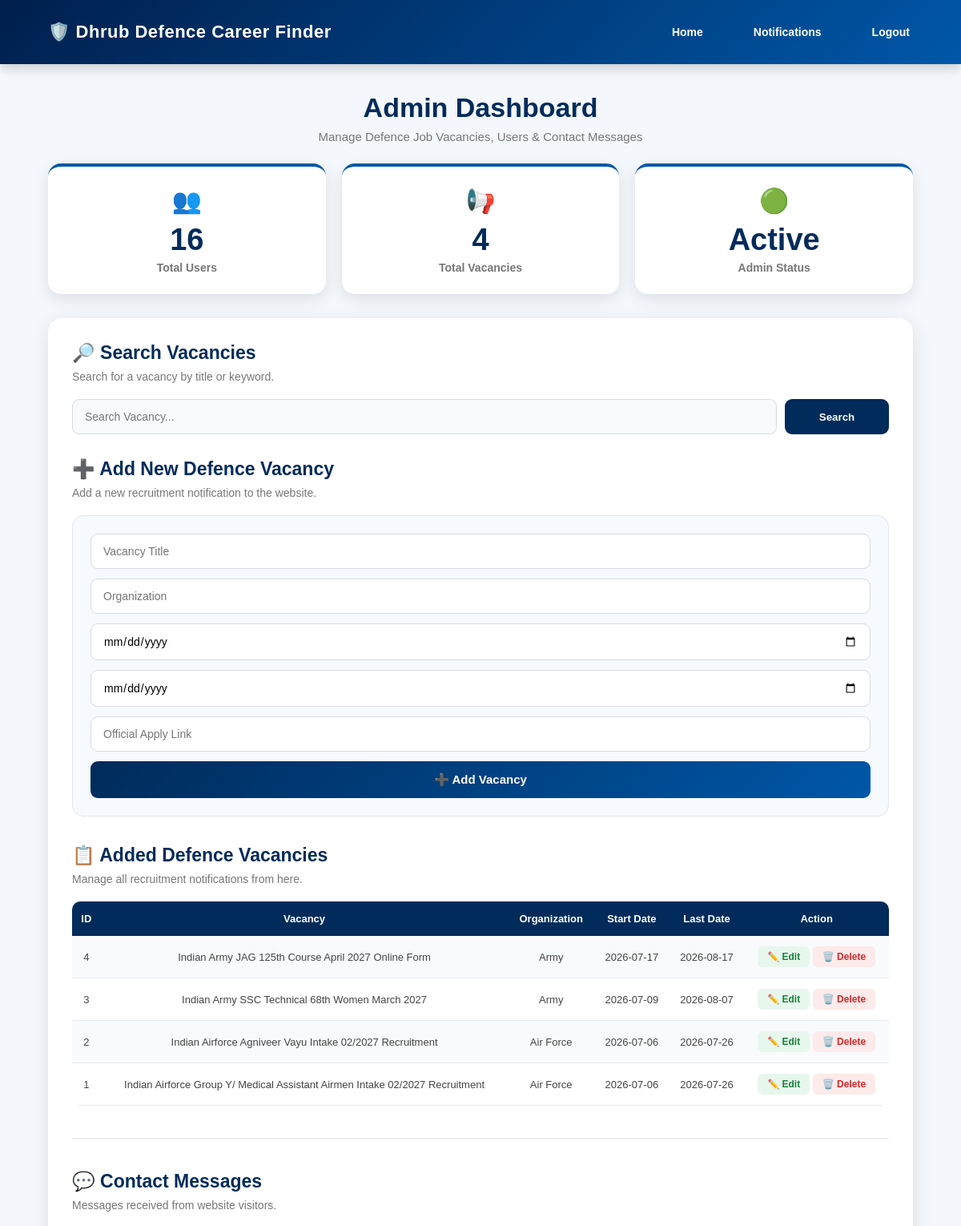
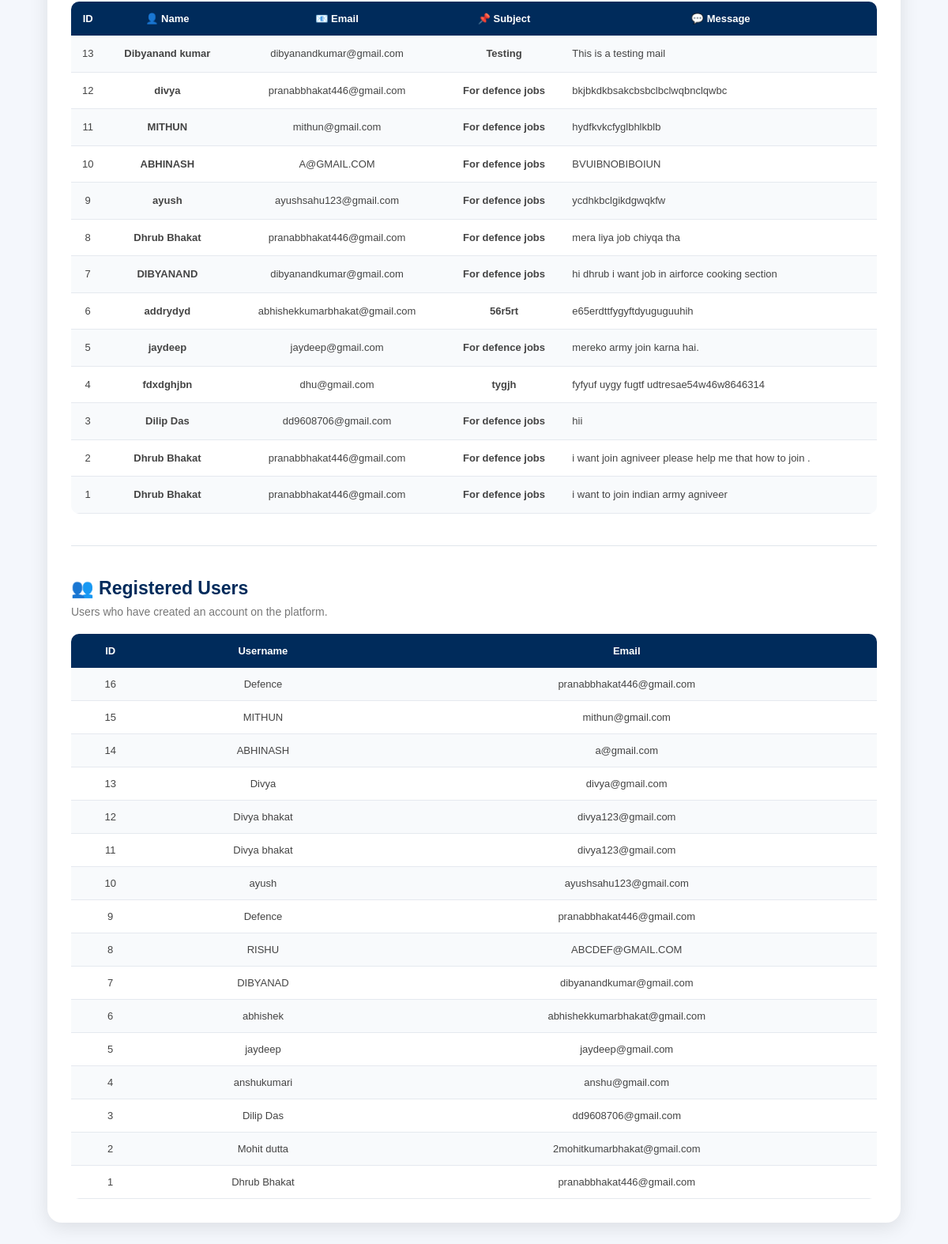
/admin-dashboard (signed in), run on the app's committed database (2 pictures, top to bottom).
### tables this page shows
CREATE TABLE notifications(
    id INTEGER PRIMARY KEY AUTOINCREMENT,
    title TEXT NOT NULL,
    organization TEXT NOT NULL,
    start_date TEXT NOT NULL,
    last_date TEXT NOT NULL,
    apply_link TEXT NOT NULL
);

CREATE TABLE contacts(
    id INTEGER PRIMARY KEY AUTOINCREMENT,
    name TEXT NOT NULL,
    email TEXT NOT NULL,
    subject TEXT NOT NULL,
    message TEXT NOT NULL
);

CREATE TABLE users(
    id INTEGER PRIMARY KEY AUTOINCREMENT,
    username TEXT NOT NULL,
    email TEXT NOT NULL,
    password TEXT NOT NULL
);

### app.py (the view)
@app.route("/admin-dashboard")
def admin_dashboard():
    if "admin" not in session:
        return redirect("/admin")
    conn = sqlite3.connect("defence.db")
    conn.row_factory = sqlite3.Row
    cursor = conn.cursor()
    search = request.args.get("search", "").strip()
    if search:
        cursor.execute("""
            SELECT *
            FROM notifications
            WHERE LOWER(title) LIKE LOWER(?)
               OR LOWER(organization) LIKE LOWER(?)
            ORDER BY id DESC
        """, (f"%{search}%", f"%{search}%"))
    else:
        cursor.execute("""
            SELECT *
            FROM notifications
            ORDER BY id DESC
        """)
    jobs = cursor.fetchall()
    print("Search =", search)
    print("Total Results =", len(jobs))
    for job in jobs:
        print(job["title"], "-", job["organization"])
    cursor.execute("SELECT COUNT(*) FROM notifications")
    total_jobs = cursor.fetchone()[0]
    cursor.execute("SELECT COUNT(*) FROM users")
    total_users = cursor.fetchone()[0]
    cursor.execute("""
        SELECT id, username, email
        FROM users
        ORDER BY id DESC
    """)
    users = cursor.fetchall()
    cursor.execute("""
        SELECT *
        FROM contacts
        ORDER BY id DESC
    """)
    contacts = cursor.fetchall()
    conn.close()
    return render_template(
        "admin_dashboard.html",
        jobs=jobs,
        users=users,
        contacts=contacts,
        total_jobs=total_jobs,
        total_users=total_users
    )

### templates/admin_dashboard.html (shortened to what this page needs)
<!DOCTYPE html>
<html lang="en">
<head>
    <link rel="stylesheet"
          href="{{ url_for('static', filename='css/style.css') }}">
</head>
<body>
<nav>
    <div class="logo">
        🛡️ Dhrub Defence Career Finder
    </div>
    <ul>
        <li>
            <a href="/home">
                Home
            </a>
        </li>
        <li>
            <a href="/notifications">
                Notifications
            </a>
        </li>
        <li>
            <a href="/admin-logout">
                Logout
            </a>
        </li>
    </ul>
</nav>
<div class="dashboard-header">
    <h1>
        Admin Dashboard
    </h1>
    <p>
        Manage Defence Job Vacancies, Users & Contact Messages
    </p>
</div>
<div class="stats-container">
    <div class="stat-card">
        <div class="stat-icon">
            👥
        </div>
        <h2>
            {{ total_users or 0 }}
        </h2>
        <p>
            Total Users
        </p>
    </div>
    <div class="stat-card">
        <div class="stat-icon">
            📢
        </div>
        <h2>
            {{ total_jobs or 0 }}
        </h2>
        <p>
            Total Vacancies
        </p>
    </div>
    <div class="stat-card">
        <div class="stat-icon">
            🟢
        </div>
        <h2>
            Active
        </h2>
        <p>
            Admin Status
        </p>
    </div>
</div>
<div class="container">
    <h2 class="section-title">
        🔎 Search Vacancies
    </h2>
    <p class="section-subtitle">
        Search for a vacancy by title or keyword.
    </p>
    <form
        action="/admin-dashboard"
        method="GET"
        class="search-form"
    >
        <input
            type="text"
            name="search"
            value="{{ request.args.get('search','') }}"
            placeholder="Search Vacancy..."
        >
        <button type="submit">
            Search
        </button>
    </form>
    <h2 class="section-title">
        ➕ Add New Defence Vacancy
    </h2>
    <p class="section-subtitle">
        Add a new recruitment notification to the website.
    </p>
    <div class="vacancy-form">
        <form
            action="/add-vacancy"
            method="POST"
        >
            <input
                type="text"
                name="title"
                placeholder="Vacancy Title"
                required
            >
            <input
                type="text"
                name="organization"
                placeholder="Organization"
                required
            >
            <input
                type="date"
                name="start_date"
                required
            >
            <input
                type="date"
                name="last_date"
                required
            >
            <input
                type="url"
                name="apply_link"
                placeholder="Official Apply Link"
                required
            >
            <button
                type="submit"
                class="add-btn"
            >
                ➕ Add Vacancy
            </button>
        </form>
    </div>
    <h2 class="section-title">
        📋 Added Defence Vacancies
    </h2>
    <p class="section-subtitle">
        Manage all recruitment notifications from here.
    </p>
    <div class="table-wrapper">
        <table>
            <tr>
                <th>ID</th>
                <th>Vacancy</th>
                <th>Organization</th>
                <th>Start Date</th>
                <th>Last Date</th>
                <th>Action</th>
            </tr>
            {% for job in jobs %}
            <tr>
                <td>
                    {{ job.id }}
                </td>
                <td>
                    {{ job.title }}
                </td>
                <td>
                    {{ job.organization }}
                </td>
                <td>
                    {{ job.start_date }}
                </td>
                <td>
                    {{ job.last_date }}
                </td>
                <td>
                    <a
                        class="edit-btn"
                        href="/edit-vacancy/{{ job.id }}"
                    >
                        ✏️ Edit
                    </a>
                    <a
                        class="delete-btn"
                        href="/delete-vacancy/{{ job.id }}"
                        onclick="return confirm('Delete this vacancy?')"
                    >
                        🗑️ Delete
                    </a>
                </td>
            </tr>
            {% endfor %}
        </table>
    </div>
<hr class="section-divider">
<h2 class="section-title">
    💬 Contact Messages
</h2>
<p class="section-subtitle">
    Messages received from website visitors.
</p>
<div class="table-wrapper">
    <table>
        <tr>
            <th>ID</th>
            <th>👤 Name</th>
            <th>📧 Email</th>
            <th>📌 Subject</th>
            <th>💬 Message</th>
        </tr>
        {% for contact in contacts %}
        <tr>
            <td>
                {{ contact.id }}
            </td>
            <td>
                <strong>{{ contact.name }}</strong>
            </td>
            <td>
                {{ contact.email }}
            </td>
            <td>
                <strong>{{ contact.subject }}</strong>
            </td>
            <td style="
                text-align:left;
                max-width:350px;
                line-height:1.5;
            ">
                {{ contact.message }}
            </td>
        </tr>
        {% endfor %}
    </table>
</div>
    <hr class="section-divider">
    <h2 class="section-title">
        👥 Registered Users
    </h2>
    <p class="section-subtitle">
        Users who have created an account on the platform.
    </p>
    <div class="table-wrapper">
        <table>
            <tr>
                <th>ID</th>
                <th>Username</th>
                <th>Email</th>
            </tr>
            {% for user in users %}
            <tr>
                <td>
                    {{ user.id }}
                </td>
                <td>
                    {{ user.username }}
                </td>
                <td>
                    {{ user.email }}
                </td>
            </tr>
            {% endfor %}
        </table>
    </div>
</div>
</body>
</html>

### static/css/style.css (style rules this page uses)
* { margin:0; padding:0; box-sizing:border-box; font-family:Arial, Helvetica, sans-serif; }
html { scroll-behavior:smooth; }
body { background:#f5f7fa; color:#222; overflow-x:hidden; }
nav { width:100%; min-height:80px; background:linear-gradient(135deg,#00152f,#002b5b); display:flex; justify-content:space-between; align-items:center; padding:0 6%; position:sticky; top:0; z-index:1000; box-shadow:0 5px 20px rgba(0,0,0,.25); }
.logo { color:white; font-size:27px; font-weight:800; letter-spacing:.5px; }
nav ul { display:flex; align-items:center; list-style:none; }
nav ul li { margin-left:30px; }
nav ul li a { color:white; text-decoration:none; font-size:16px; font-weight:600; padding:10px 4px; position:relative; transition:.3s; }
nav ul li a::after { content:""; position:absolute; left:0; bottom:0; width:0; height:2px; background:#FFD700; transition:.3s; }

### templates/admin_dashboard.html (style rules this page uses)
* { margin: 0; padding: 0; box-sizing: border-box; font-family: Arial, Helvetica, sans-serif; }
body { background: #f4f7fc; color: #222; }
nav { background: linear-gradient(135deg, #001f4d, #0057a8); color: white; display: flex; justify-content: space-between; align-items: center; padding: 16px 5%; box-shadow: 0 4px 15px rgba(0,0,0,.20); position: sticky; top: 0; z-index: 1000; }
nav .logo { font-size: 22px; font-weight: 800; }
nav ul { display: flex; list-style: none; gap: 25px; }
nav ul li a { color: white; text-decoration: none; font-weight: bold; font-size: 14px; transition: .3s; }
.dashboard-header { width: 90%; max-width: 1200px; margin: 35px auto 20px; text-align: center; }
.dashboard-header h1 { color: #002b5b; font-size: 34px; margin-bottom: 8px; }
.dashboard-header p { color: #777; font-size: 15px; }
.stats-container { width: 90%; max-width: 1200px; margin: 25px auto; display: grid; grid-template-columns: repeat(3, 1fr); gap: 20px; }
.stat-card { background: white; padding: 25px; border-radius: 16px; text-align: center; box-shadow: 0 6px 20px rgba(0,0,0,.10); border-top: 4px solid #0057a8; transition: .3s; }
.stat-icon { font-size: 30px; margin-bottom: 10px; }
.stat-card h2 { color: #002b5b; font-size: 38px; margin: 0 0 5px; }
.stat-card p { color: #777; font-size: 14px; font-weight: bold; }
.container { width: 90%; max-width: 1200px; margin: 30px auto 50px; background: white; padding: 30px; border-radius: 18px; box-shadow: 0 6px 25px rgba(0,0,0,.10); }
.section-title { color: #002b5b; font-size: 23px; margin-bottom: 8px; }
.section-subtitle { color: #777; font-size: 14px; margin-bottom: 20px; }
.search-form { display: flex; gap: 10px; margin-bottom: 30px; }
.search-form input { flex: 1; padding: 13px 15px; border: 1px solid #d5dbe3; border-radius: 9px; outline: none; font-size: 14px; background: #f8fafc; }
.search-form button { width: 130px; padding: 13px; border: none; border-radius: 9px; background: #002b5b; color: white; font-weight: bold; cursor: pointer; transition: .3s; }
.vacancy-form { background: #f6f9fd; padding: 22px; border-radius: 14px; border: 1px solid #e0e7ef; margin-bottom: 35px; }
.vacancy-form input { width: 100%; padding: 13px 15px; margin-bottom: 12px; border: 1px solid #d5dbe3; border-radius: 9px; outline: none; font-size: 14px; background: white; }
.add-btn { width: 100%; padding: 14px; border: none; border-radius: 9px; background: linear-gradient( 135deg, #002b5b, #0057a8 ); color: white; font-size: 15px; font-weight: bold; cursor: pointer; transition: .3s; }
.table-wrapper { width: 100%; overflow-x: auto; margin-top: 18px; border-radius: 10px; }
table { width: 100%; min-width: 700px; border-collapse: collapse; }
table th { background: #002b5b; color: white; padding: 14px 10px; font-size: 13px; text-align: center; }
table td { padding: 13px 10px; border-bottom: 1px solid #e5e9ef; text-align: center; font-size: 13px; color: #444; }
table tr:nth-child(even) { background: #f8fafc; }
.edit-btn { display: inline-block; padding: 6px 12px; border-radius: 6px; background: #e8f7ed; color: #16833a; text-decoration: none; font-weight: bold; font-size: 12px; transition: .3s; }
.delete-btn { display: inline-block; padding: 6px 12px; border-radius: 6px; background: #fdeaea; color: #d62828; text-decoration: none; font-weight: bold; font-size: 12px; transition: .3s; }
.section-divider { border: none; border-top: 1px solid #e1e6ec; margin: 40px 0; }

### data on the page
notifications: id "4", title "Indian Army JAG 125th Course April 2027 Online Form", organization "Army", start_date "2026-07-17", last_date "2026-08-17"
notifications: id "3", title "Indian Army SSC Technical 68th Women March 2027", organization "Army", start_date "2026-07-09", last_date "2026-08-07"
notifications: id "2", title "Indian Airforce Agniveer Vayu Intake 02/2027 Recruitment", organization "Air Force", start_date "2026-07-06", last_date "2026-07-26"
notifications: id "1", title "Indian Airforce Group Y/ Medical Assistant Airmen Intake 02/2027 Recruitment", organization "Air Force", start_date "2026-07-06", last_date "2026-07-26"
contacts: id "13", name "Dibyanand kumar", email "dibyanandkumar@gmail.com", subject "Testing", message "This is a testing mail"
contacts: id "12", name "divya", email "pranabbhakat446@gmail.com", subject "For defence jobs", message "bkjbkdkbsakcbsbclbclwqbnclqwbc"
contacts: id "11", name "MITHUN", email "mithun@gmail.com", subject "For defence jobs", message "hydfkvkcfyglbhlkblb"
contacts: id "10", name "ABHINASH", email "A@GMAIL.COM", subject "For defence jobs", message "BVUIBNOBIBOIUN"
contacts: id "9", name "ayush", email "ayushsahu123@gmail.com", subject "For defence jobs", message "ycdhkbclgikdgwqkfw"
contacts: id "8", name "Dhrub Bhakat", email "pranabbhakat446@gmail.com", subject "For defence jobs", message "mera liya job chiyqa tha"
contacts: id "7", name "DIBYANAND", email "dibyanandkumar@gmail.com", subject "For defence jobs", message "hi dhrub i want job in airforce cooking section"
contacts: id "6", name "addrydyd", email "abhishekkumarbhakat@gmail.com", subject "56r5rt", message "e65erdttfygyftdyuguguuhih"
contacts: id "5", name "jaydeep", email "jaydeep@gmail.com", subject "For defence jobs", message "mereko army join karna hai."
contacts: id "4", name "fdxdghjbn", email "dhu@gmail.com", subject "tygjh", message "fyfyuf uygy fugtf udtresae54w46w8646314"
contacts: id "3", name "Dilip Das", email "dd9608706@gmail.com", subject "For defence jobs", message "hii"
contacts: id "2", name "Dhrub Bhakat", email "pranabbhakat446@gmail.com", subject "For defence jobs", message "i want join agniveer please help me that how to join ."
contacts: id "1", name "Dhrub Bhakat", email "pranabbhakat446@gmail.com", subject "For defence jobs", message "i want to join indian army agniveer"
users: id "16", username "Defence", email "pranabbhakat446@gmail.com"
users: id "15", username "MITHUN", email "mithun@gmail.com"
users: id "14", username "ABHINASH", email "a@gmail.com"
users: id "13", username "Divya", email "divya@gmail.com"
users: id "12", username "Divya bhakat", email "divya123@gmail.com"
users: id "11", username "Divya bhakat", email "divya123@gmail.com"
users: id "10", username "ayush", email "ayushsahu123@gmail.com"
users: id "9", username "Defence", email "pranabbhakat446@gmail.com"
users: id "8", username "RISHU", email "ABCDEF@GMAIL.COM"
users: id "7", username "DIBYANAD", email "dibyanandkumar@gmail.com"
users: id "6", username "abhishek", email "abhishekkumarbhakat@gmail.com"
users: id "5", username "jaydeep", email "jaydeep@gmail.com"
users: id "4", username "anshukumari", email "anshu@gmail.com"
users: id "3", username "Dilip Das", email "dd9608706@gmail.com"
users: id "2", username "Mohit dutta", email "2mohitkumarbhakat@gmail.com"
users: id "1", username "Dhrub Bhakat", email "pranabbhakat446@gmail.com"

### other printed values
{{ total_users or 0 }} "16"
{{ total_jobs or 0 }} "4"
